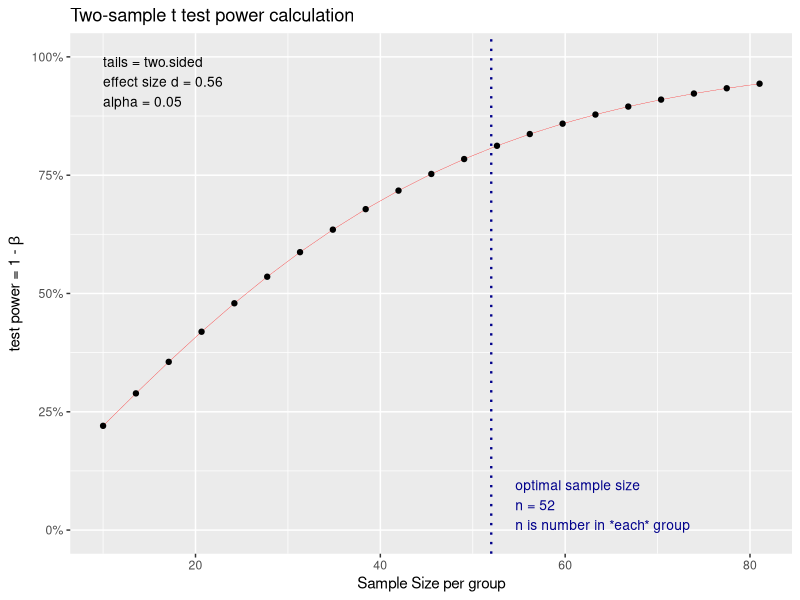
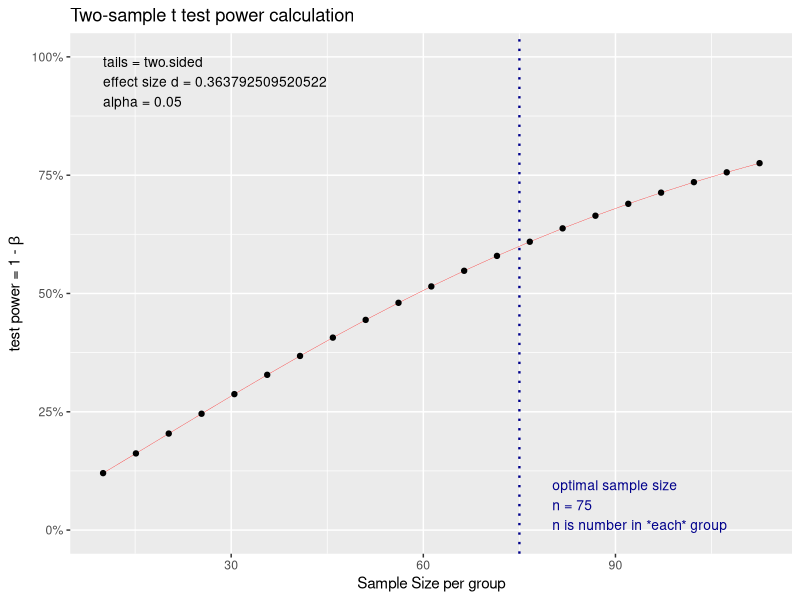
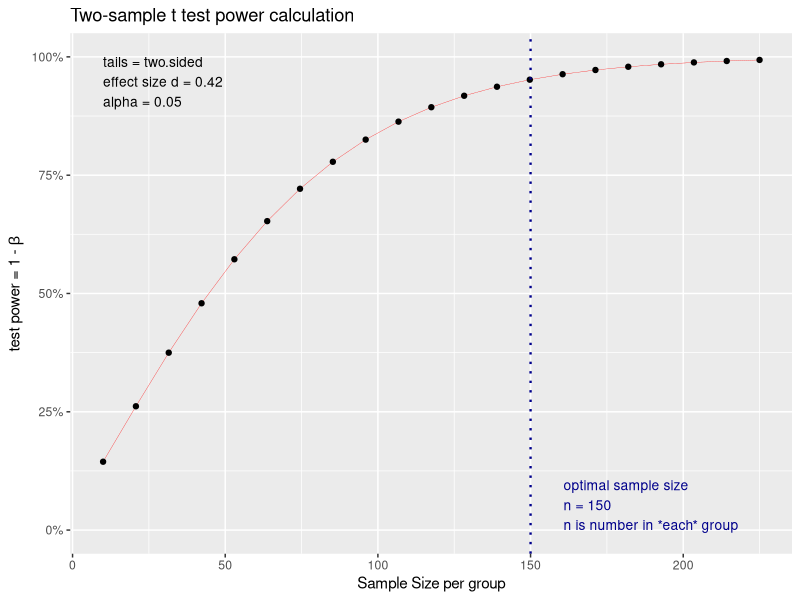
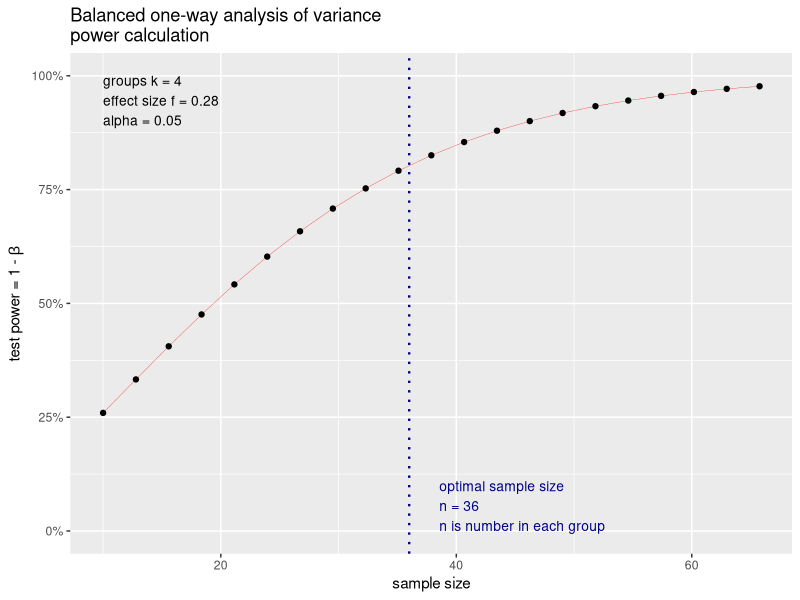
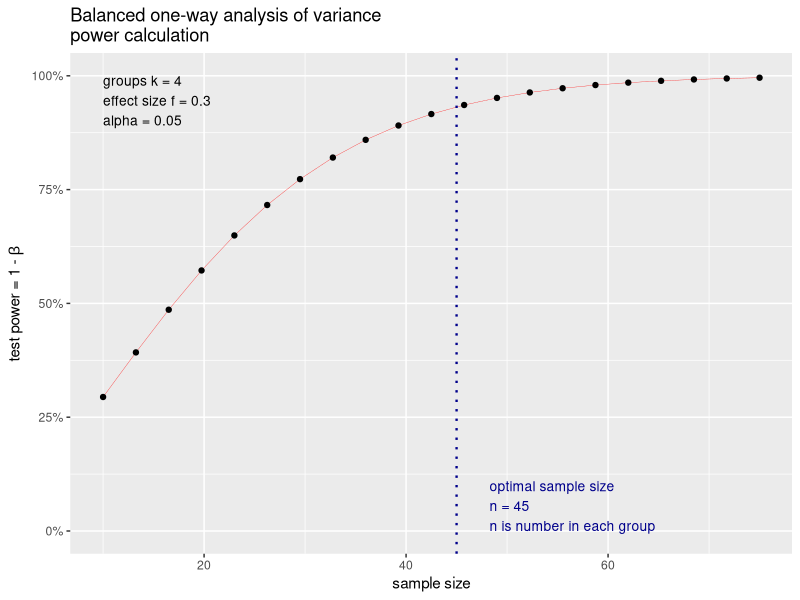
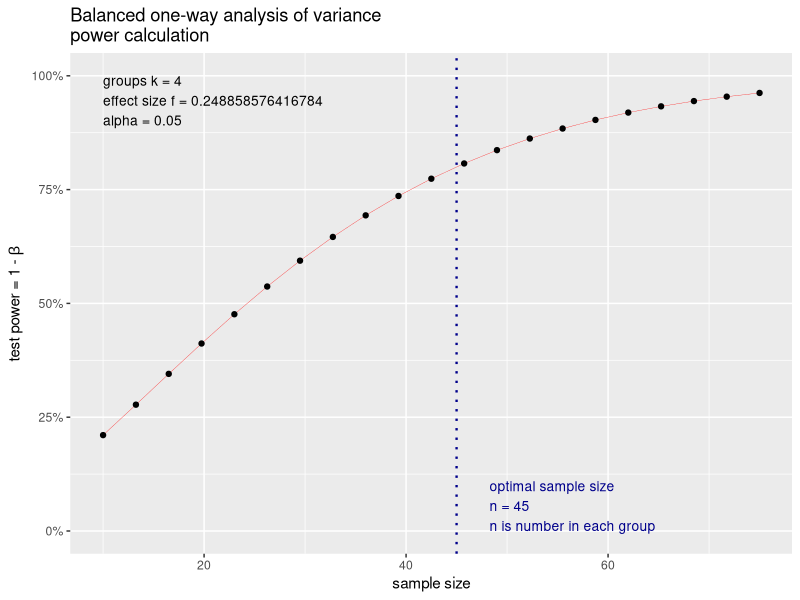

Source code (R) for these figures, in order:
## ---- chunk 1
knitr::opts_chunk$set(echo = TRUE)
## ---- chunk 2
# Load required library
# install.packages("pwr")  # Uncomment this line if the 'pwr' package is not installed
library(pwr)
## ---- chunk 3
# Define common parameters
effect_size <- 0.56
power <- 0.80
type <- "two.sample"
alternative <- "two.sided"

# Conduct power analysis to estimate sample size
sample_size_estimate <- pwr.t.test(d = effect_size, power = power, type = type, alternative = alternative)

# Plot the power curve
plot(sample_size_estimate, xlab = "Sample Size per group")

# Conduct power analysis to estimate effect size
effect_size_estimate <- pwr.t.test(power = 0.60, n = 75, type = type, alternative = alternative)
plot(effect_size_estimate, xlab = "Sample Size per group")

# Conduct power analysis to estimate power
power_estimate <- pwr.t.test(d = .42, n = 150, type = type, alternative = alternative)
plot(power_estimate, xlab = "Sample Size per group")
## ---- chunk 4
# Define common parameters
k <- 4
sig.level <- 0.05

# Conduct power analysis to estimate sample size
sample_size_estimate_anova <- pwr.anova.test(f = 0.28, k = k, power = power, sig.level = sig.level)
plot(sample_size_estimate_anova)

# Conduct power analysis to estimate power
power_estimate_anova <- pwr.anova.test(f = 0.30, k = k, n = 45, sig.level = sig.level)
plot(power_estimate_anova)

# Conduct power analysis to estimate effect size
effect_size_estimate_anova <- pwr.anova.test(power = power, k = k, n = 45, sig.level = sig.level)
plot(effect_size_estimate_anova)
